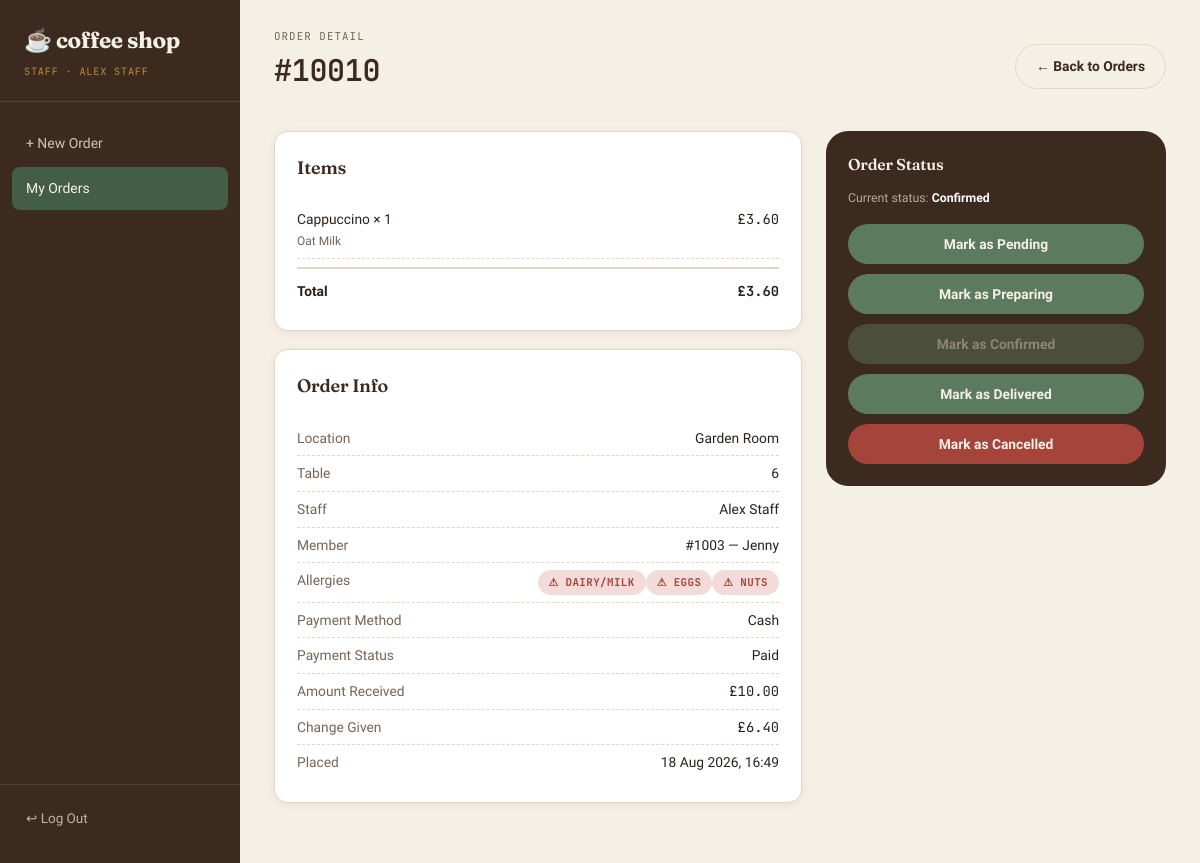
The page /staff/orders/10 (signed in) on the database its author committed.
### app/models.py (models this page shows, shortened)
class User(db.Model, UserMixin):
    __tablename__ = "users"
    id = db.Column(db.Integer, primary_key=True)
    username = db.Column(db.String(64), unique=True, nullable=False, index=True)
    password_hash = db.Column(db.String(255), nullable=False)
    role = db.Column(db.String(20), nullable=False)  # 'manager' or 'staff'
    name = db.Column(db.String(120), nullable=False)
    active = db.Column(db.Boolean, default=True, nullable=False)
    created_at = db.Column(db.DateTime, default=datetime.utcnow)
    orders = db.relationship("Order", backref="staff", lazy=True)

class Order(db.Model):
    __tablename__ = "orders"
    id = db.Column(db.Integer, primary_key=True)
    order_number = db.Column(db.String(20), unique=True, nullable=False, index=True)
    staff_id = db.Column(db.Integer, db.ForeignKey("users.id"), nullable=False)
    member_id = db.Column(db.Integer, db.ForeignKey("members.id"), nullable=True)
    location_id = db.Column(db.Integer, db.ForeignKey("locations.id"), nullable=False)
    table_number = db.Column(db.Integer, nullable=False)
    allergy_status = db.Column(db.Boolean, default=False, nullable=False)
    allergens_text = db.Column(db.String(255), default="", nullable=False)
    payment_method = db.Column(db.String(20), nullable=True)
    payment_status = db.Column(db.String(20), default="Pending", nullable=False)
    order_status = db.Column(db.String(20), default="Pending", nullable=False)
    total = db.Column(db.Numeric(8, 2), nullable=False, default=0)
    amount_received = db.Column(db.Numeric(8, 2), nullable=True)
    change_due = db.Column(db.Numeric(8, 2), nullable=True)
    created_at = db.Column(db.DateTime, default=datetime.utcnow)
    updated_at = db.Column(db.DateTime, default=datetime.utcnow, onupdate=datetime.utcnow)
    items = db.relationship("OrderItem", backref="order", lazy=True, cascade="all, delete-orphan")
    def allergen_list(self):
        return [a for a in self.allergens_text.split(",") if a] if self.allergens_text else []

class OrderItem(db.Model):
    __tablename__ = "order_items"
    id = db.Column(db.Integer, primary_key=True)
    order_id = db.Column(db.Integer, db.ForeignKey("orders.id"), nullable=False)
    menu_item_id = db.Column(db.Integer, db.ForeignKey("menu_items.id"), nullable=True)
    item_name = db.Column(db.String(120), nullable=False)
    item_type = db.Column(db.String(20), nullable=False, default="drink")  # drink | sandwich
    base_price = db.Column(db.Numeric(6, 2), nullable=False, default=0)
    quantity = db.Column(db.Integer, nullable=False, default=1)
    total_price = db.Column(db.Numeric(8, 2), nullable=False, default=0)
    options = db.Column(db.Text, nullable=True)  # JSON list of {"name": ..., "price": ...}
    def options_list(self):
        if not self.options:
            return []
        try:
            return json.loads(self.options)
        except (ValueError, TypeError):
            return []

class Location(db.Model):
    __tablename__ = "locations"
    id = db.Column(db.Integer, primary_key=True)
    name = db.Column(db.String(80), unique=True, nullable=False)
    active = db.Column(db.Boolean, default=True, nullable=False)
    orders = db.relationship("Order", backref="location", lazy=True)

class Member(db.Model, UserMixin):
    __tablename__ = "members"
    id = db.Column(db.Integer, primary_key=True)
    member_number = db.Column(db.String(20), unique=True, nullable=False, index=True)
    name = db.Column(db.String(120), nullable=False)
    username = db.Column(db.String(64), unique=True, nullable=True)
    password_hash = db.Column(db.String(255), nullable=True)
    active = db.Column(db.Boolean, default=True, nullable=False)
    joined_at = db.Column(db.DateTime, default=datetime.utcnow)
    orders = db.relationship("Order", backref="member", lazy=True)

### app/staff/routes.py (the view)
@staff_bp.route("/orders/<int:order_id>")
@login_required
@role_required("staff", "manager")
def order_detail(order_id):
    order = Order.query.get_or_404(order_id)
    return render_template("staff/order_detail.html", order=order)

### app/utils.py (called while the page is built)
def role_required(*roles):
    def decorator(fn):
        @wraps(fn)
        def wrapped(*args, **kwargs):
            if not current_user.is_authenticated or not isinstance(current_user, User):
                abort(403)
            if current_user.role not in roles:
                abort(403)
            if not current_user.active:
                abort(403)
            return fn(*args, **kwargs)
        return wrapped
    return decorator

### app/templates/staff/order_detail.html (shortened to what this page needs)
{% extends "base.html" %}
{% block nav_items %}
  <a href="{{ url_for('staff.new_order') }}">+ New Order</a>
  <a href="{{ url_for('staff.dashboard') }}" class="active">My Orders</a>
{% endblock %}
{% block content %}
<div class="topbar">
  <div>
    <div class="eyebrow">Order Detail</div>
    <h1 class="mono">{{ order.order_number }}</h1>
  </div>
  <a href="{{ url_for('staff.dashboard') }}" class="btn btn-outline">← Back to Orders</a>
</div>
<div class="wizard-layout">
  <div>
    <div class="card">
      <div class="section-title" style="margin-top:0;"><h2>Items</h2></div>
      {% for item in order.items %}
      <div class="receipt-line">
        <span>
          {{ item.item_name }} × {{ item.quantity }}
          {% if item.options_list() %}
            <br><span class="text-muted" style="font-size:0.8rem;">{{ item.options_list()|map(attribute='name')|join(', ') }}</span>
          {% endif %}
        </span>
        <span class="mono">£{{ '%.2f'|format(item.total_price) }}</span>
      </div>
      {% endfor %}
      <div class="receipt-line" style="border-top:2px solid var(--border); font-weight:700; margin-top:8px; padding-top:12px;">
        <span>Total</span>
        <span class="mono">£{{ '%.2f'|format(order.total) }}</span>
      </div>
    </div>
    <div class="card">
      <div class="section-title" style="margin-top:0;"><h2>Order Info</h2></div>
      <div class="receipt-line"><span class="k">Location</span><span>{{ order.location.name }}</span></div>
      <div class="receipt-line"><span class="k">Table</span><span>{{ order.table_number }}</span></div>
      <div class="receipt-line"><span class="k">Staff</span><span>{{ order.staff.name }}</span></div>
      <div class="receipt-line"><span class="k">Member</span><span>{{ order.member.member_number ~ ' — ' ~ order.member.name if order.member else '—' }}</span></div>
      <div class="receipt-line">
        <span class="k">Allergies</span>
        <span>
          {% if order.allergy_status and order.allergen_list() %}
            {% for a in order.allergen_list() %}<span class="badge badge-warning">⚠ {{ a }}</span>{% endfor %}
          {% else %}—{% endif %}
        </span>
      </div>
      <div class="receipt-line"><span class="k">Payment Method</span><span>{{ order.payment_method }}</span></div>
      <div class="receipt-line"><span class="k">Payment Status</span><span>{{ order.payment_status }}</span></div>
      {% if order.payment_method == 'Cash' %}
      <div class="receipt-line"><span class="k">Amount Received</span><span class="mono">£{{ '%.2f'|format(order.amount_received) }}</span></div>
      <div class="receipt-line"><span class="k">Change Given</span><span class="mono">£{{ '%.2f'|format(order.change_due) }}</span></div>
      {% endif %}
      <div class="receipt-line"><span class="k">Placed</span><span>{{ order.created_at.strftime('%d %b %Y, %H:%M') }}</span></div>
    </div>
  </div>
  <div class="basket">
    <h3>Order Status</h3>
    <p class="meta-line" style="margin-bottom:16px;">Current status: <strong style="color:#fff;">{{ order.order_status }}</strong></p>
    <div style="display:flex; flex-direction:column; gap:10px;">
      {% for status in ['Pending', 'Preparing', 'Confirmed', 'Delivered', 'Cancelled'] %}
      <button class="btn {{ 'btn-danger' if status == 'Cancelled' else 'btn-accent' }} btn-block"
              onclick="setStatus('{{ status }}')" {{ 'disabled' if order.order_status == status else '' }}>
        Mark as {{ status }}
      </button>
      {% endfor %}
    </div>
  </div>
</div>
{% endblock %}

### app/templates/base.html (shortened to what this page needs)
<!DOCTYPE html>
<html lang="en">
<head>
  <link rel="stylesheet" href="{{ url_for('static', filename='css/style.css') }}">
</head>
<body>
<div class="app-shell">
  <aside class="sidebar">
    <div class="sidebar-brand">
      <div class="mark">☕ coffee shop</div>
      {% if current_user.is_authenticated %}
        <span class="role-tag">{{ 'Manager' if current_user.role == 'manager' else 'Staff' }} · {{ current_user.name }}</span>
      {% endif %}
    </div>
    <nav>
      {% block nav_items %}{% endblock %}
    </nav>
    <div class="sidebar-footer">
      <a href="{{ url_for('auth.logout') }}">↩ Log Out</a>
    </div>
  </aside>
  <div style="flex:1; min-width:0; display:flex; flex-direction:column;">
    <main class="main-content">
      {% block content %}{% endblock %}
    </main>
  </div>
</div>
</body>
</html>

### rows shown on the page
User: role "STAFF", name "ALEX STAFF", staff.name "Alex Staff"
Order: order_number "#10010", total "3.60", table_number "6", allergy_status True (drawn), payment_method "Cash", payment_status "Paid", amount_received "10.00", change_due "6.40", created_at "18 Aug 2026, 16:49", order_status "Confirmed"
OrderItem: item_name "Cappuccino", quantity "1", options_list|map "Oat Milk", total_price "3.60"
Location: location.name "Garden Room"
Member: member "#1003 — Jenny"

### other values the page prints
{{ a }} "DAIRY/MILK" "EGGS" "NUTS"
{{ status }} "Pending" "Preparing" "Confirmed" "Delivered" "Cancelled"
